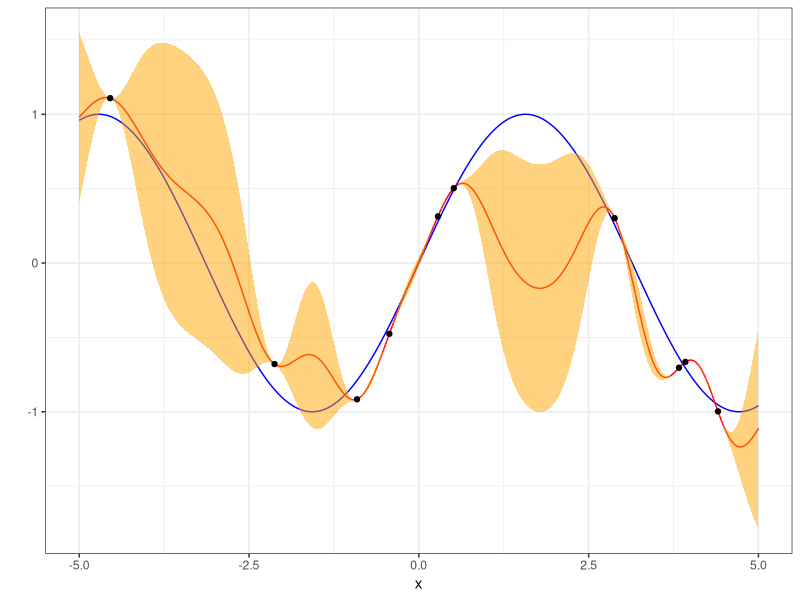
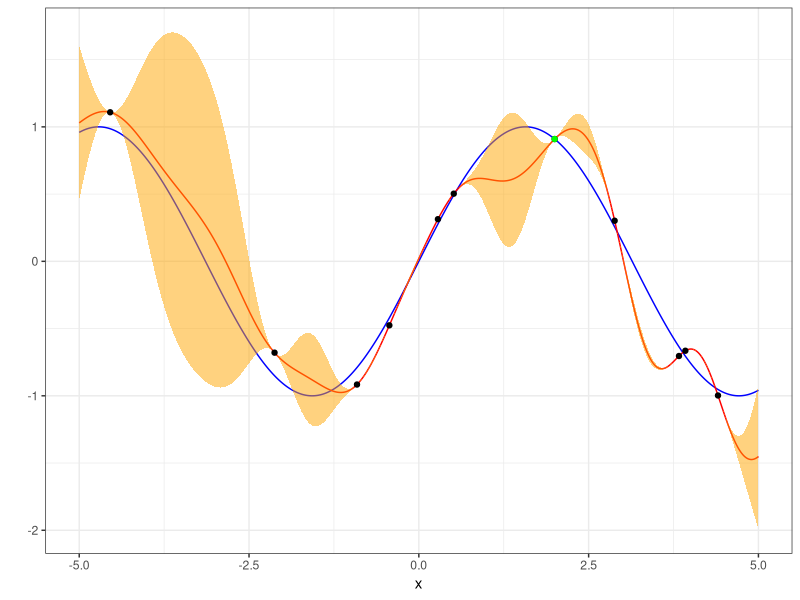
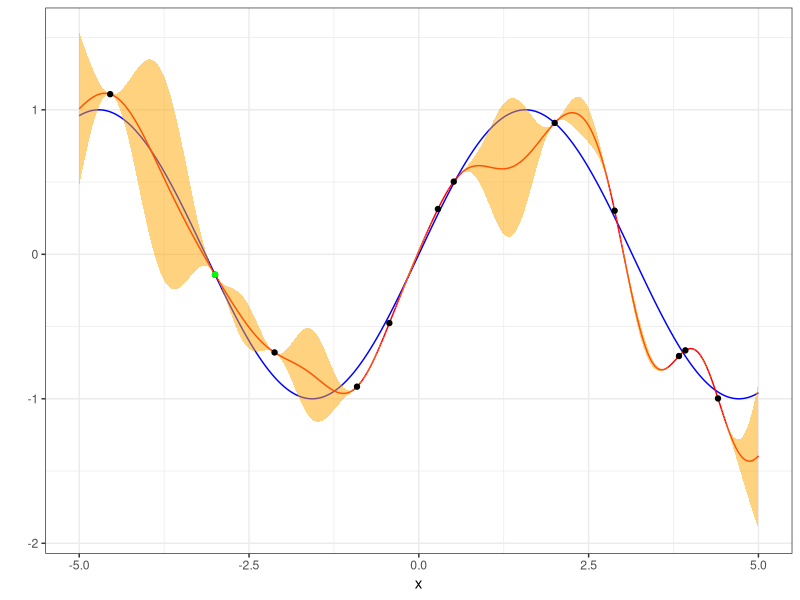
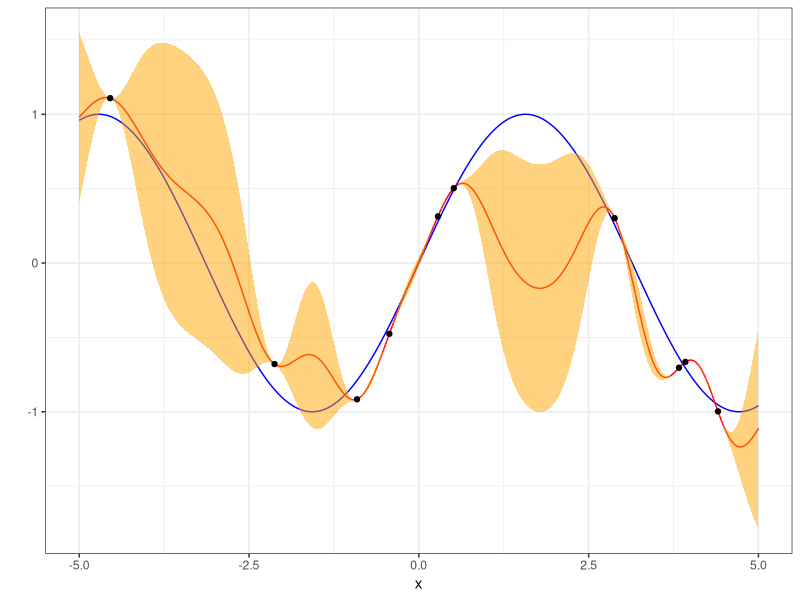
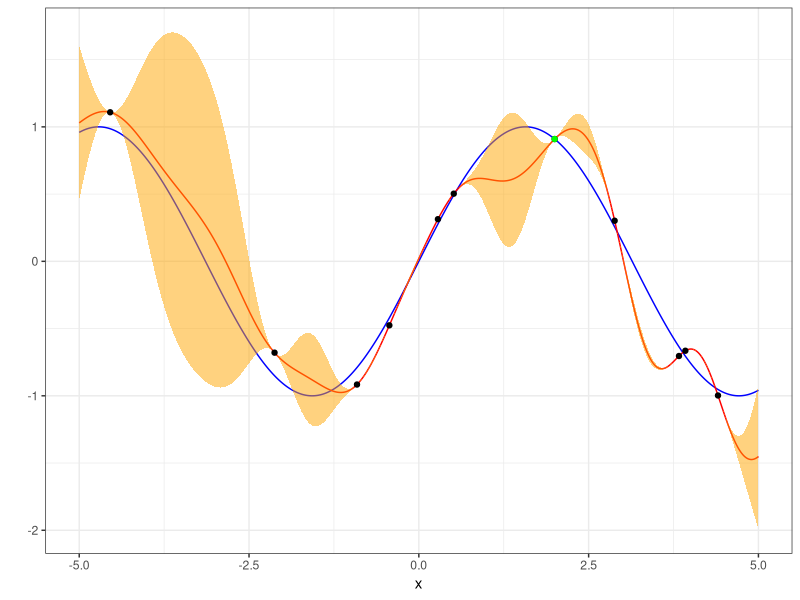
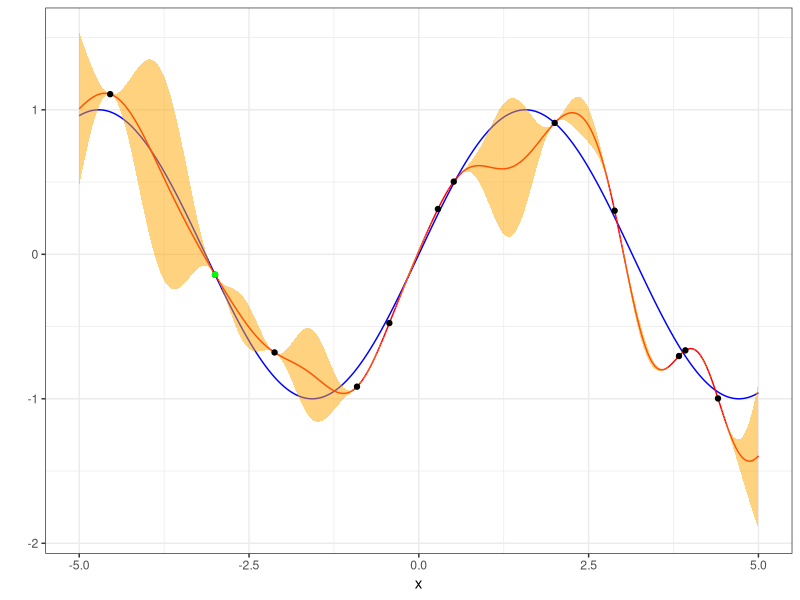

Source code (R) for these figures, in order:
## ---- chunk 1
knitr::opts_chunk$set(echo = TRUE)
## ---- chunk 2
kriging_fit = function(X, y){

  n = NROW(X)
  A = matrix(X, ncol = n, nrow = n)

  loss_theta = function(theta){
    R = exp(-theta * (A - t(A))^2)
    R_inv = solve(R)
    beta = solve(t(X) %*% R_inv %*% X) %*% t(X) %*% R_inv %*% y
    sigma_2 = 1/n * t((y - X %*% beta)) %*% R_inv %*% (y - X %*% beta)

    -1/2 * ( n * log(sigma_2) + log(det(R)) )
  }

  theta = optimize(f = loss_theta, interval = c(0.01, 5), maximum = TRUE)$maximum

  R = exp(-theta * (A - t(A))^2)
  R_inv = solve(R)
  beta = solve(t(X) %*% R_inv %*% X) %*% t(X) %*% R_inv %*% y
  sigma_2 = 1/n * t((y - X %*% beta)) %*% R_inv %*% (y - X %*% beta)

  list(beta = beta, R_inv = R_inv, sigma_2 = sigma_2, theta = theta, X = X, y = y)
}
## ---- chunk 3
kriging_predict = function(x, model, inter_conf_quantile = qnorm(0.025)){

  theta = model$theta
  R_inv = model$R_inv
  sigma_2 = model$sigma_2
  beta = model$beta
  X = model$X
  y = model$y

  r_x = exp(-theta*(X - x)^2)
  gamma = y - X %*% beta
  u = t(X) %*% R_inv %*% r_x - x

  mu = t(x) %*% beta + t(r_x) %*% R_inv %*% gamma
  phi = sigma_2 * (1 + t(u) %*% solve(t(X) %*% R_inv %*% X) %*% u - t(r_x) %*% R_inv %*% r_x )

  data.frame(mu,
             phi,
             borne_inf = mu - inter_conf_quantile * phi,
             borne_sup = mu + inter_conf_quantile * phi)

}
## ---- chunk 4
test = function(X, y, n_x = 1000){
  x_range = seq(-5, 5, length.out = n_x)

  model = kriging_fit(X, y)
  cat("theta :", model$theta,
      "\nsigma :", sqrt(model$sigma_2),
      "\nbeta :", model$beta)
  res = lapply(x_range, kriging_predict, model = model) %>% bind_rows()

  df = data.frame(x = x_range, y_true = f(x_range), res)

  ggplot(data = df) +
    geom_line(aes(x=x, y=y_true), colour = "blue") +
    geom_line(aes(x=x, y=mu), colour = "red") +
    geom_ribbon(aes(x = x, ymin = borne_inf, ymax = borne_sup), alpha = .5, fill = "orange") +
    geom_point(data = data.frame(x=X, y=y), aes(x=x, y=y)) +
    ylab("") +
    theme_bw()

}
## ---- chunk 5
library(tidyverse)
path = "~/Seafile/PLMbox/These/Redaction/manuscript_these/figure_manuscript/"
set.seed(123)
n = 10
X = runif(n, -5, 5)
f = function(x) sin(x)
y = f(X) + rnorm(n,sd=0.1)

test(X, y)
ggsave(paste0(path, "kriging_t0.png"))

#on rajoute une observation à x=2
X = c(X, 2)
y = c(y, f(2))

test(X, y) + geom_point(data = data.frame(x=2, y=f(2)), aes(x,y), colour = "green")
ggsave(paste0(path, "kriging_t1.png"))

#on rajoute une observation à x=-3
X = c(X, -3)
y = c(y, f(-3))

test(X, y) + geom_point(data = data.frame(x=-3, y=f(-3)), aes(x,y), colour = "green")
ggsave(paste0(path, "kriging_t2.png"))

